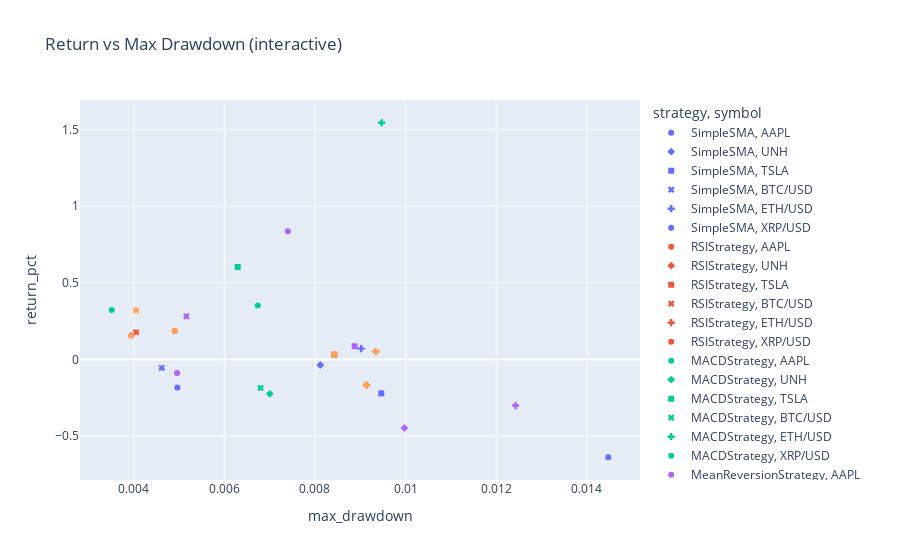

The cell this chart's notebook holds for it:
### Code cell
fig = px.scatter(
    df,
    x="max_drawdown",
    y="return_pct",
    color="strategy",
    symbol="symbol",
    hover_data=["total_trades", "win_rate"],
    title="Return vs Max Drawdown (interactive)"
)
fig.show()

### Figure 1 — Plotly figure (JSON) as saved in the notebook; plotly's stock layout.template omitted (floating-point values rounded to 4 significant figures)
{"data": [{"customdata": [[8.0, 0.375]], "hovertemplate": "strategy=SimpleSMA<br>symbol=AAPL<br>max_drawdown=%{x}<br>return_pct=%{y}<br>total_trades=%{customdata[0]}<br>win_rate=%{customdata[1]}<extra></extra>", "legendgroup": "SimpleSMA, AAPL", "marker": {"color": "#636efa", "symbol": "circle"}, "mode": "markers", "name": "SimpleSMA, AAPL", "orientation": "v", "showlegend": true, "type": "scatter", "x": [0.004963], "xaxis": "x", "y": [-0.1829], "yaxis": "y"}, {"customdata": [[5.0, 0.4]], "hovertemplate": "strategy=SimpleSMA<br>symbol=UNH<br>max_drawdown=%{x}<br>return_pct=%{y}<br>total_trades=%{customdata[0]}<br>win_rate=%{customdata[1]}<extra></extra>", "legendgroup": "SimpleSMA, UNH", "marker": {"color": "#636efa", "symbol": "diamond"}, "mode": "markers", "name": "SimpleSMA, UNH", "orientation": "v", "showlegend": true, "type": "scatter", "x": [0.008118], "xaxis": "x", "y": [-0.03574], "yaxis": "y"}, {"customdata": [[7.0, 0.2857]], "hovertemplate": "strategy=SimpleSMA<br>symbol=TSLA<br>max_drawdown=%{x}<br>return_pct=%{y}<br>total_trades=%{customdata[0]}<br>win_rate=%{customdata[1]}<extra></extra>", "legendgroup": "SimpleSMA, TSLA", "marker": {"color": "#636efa", "symbol": "square"}, "mode": "markers", "name": "SimpleSMA, TSLA", "orientation": "v", "showlegend": true, "type": "scatter", "x": [0.009464], "xaxis": "x", "y": [-0.2203], "yaxis": "y"}, {"customdata": [[11.0, 0.1818]], "hovertemplate": "strategy=SimpleSMA<br>symbol=BTC/USD<br>max_drawdown=%{x}<br>return_pct=%{y}<br>total_trades=%{customdata[0]}<br>win_rate=%{customdata[1]}<extra></extra>", "legendgroup": "SimpleSMA, BTC/USD", "marker": {"color": "#636efa", "symbol": "x"}, "mode": "markers", "name": "SimpleSMA, BTC/USD", "orientation": "v", "showlegend": true, "type": "scatter", "x": [0.004618], "xaxis": "x", "y": [-0.05411], "yaxis": "y"}, {"customdata": [[11.0, 0.2727]], "hovertemplate": "strategy=SimpleSMA<br>symbol=ETH/USD<br>max_drawdown=%{x}<br>return_pct=%{y}<br>total_trades=%{customdata[0]}<br>win_rate=%{customdata[1]}<extra></extra>", "legendgroup": "SimpleSMA, ETH/USD", "marker": {"color": "#636efa", "symbol": "cross"}, "mode": "markers", "name": "SimpleSMA, ETH/USD", "orientation": "v", "showlegend": true, "type": "scatter", "x": [0.00902], "xaxis": "x", "y": [0.07086], "yaxis": "y"}, {"customdata": [[12.0, 0.25]], "hovertemplate": "strategy=SimpleSMA<br>symbol=XRP/USD<br>max_drawdown=%{x}<br>return_pct=%{y}<br>total_trades=%{customdata[0]}<br>win_rate=%{customdata[1]}<extra></extra>", "legendgroup": "SimpleSMA, XRP/USD", "marker": {"color": "#636efa", "symbol": "circle"}, "mode": "markers", "name": "SimpleSMA, XRP/USD", "orientation": "v", "showlegend": true, "type": "scatter", "x": [0.01447], "xaxis": "x", "y": [-0.6368], "yaxis": "y"}, {"customdata": [[1.0, 1.0]], "hovertemplate": "strategy=RSIStrategy<br>symbol=AAPL<br>max_drawdown=%{x}<br>return_pct=%{y}<br>total_trades=%{customdata[0]}<br>win_rate=%{customdata[1]}<extra></extra>", "legendgroup": "RSIStrategy, AAPL", "marker": {"color": "#EF553B", "symbol": "circle"}, "mode": "markers", "name": "RSIStrategy, AAPL", "orientation": "v", "showlegend": true, "type": "scatter", "x": [0.004903], "xaxis": "x", "y": [0.1855], "yaxis": "y"}, {"customdata": [[3.0, 0.6667]], "hovertemplate": "strategy=RSIStrategy<br>symbol=UNH<br>max_drawdown=%{x}<br>return_pct=%{y}<br>total_trades=%{customdata[0]}<br>win_rate=%{customdata[1]}<extra></extra>", "legendgroup": "RSIStrategy, UNH", "marker": {"color": "#EF553B", "symbol": "diamond"}, "mode": "markers", "name": "RSIStrategy, UNH", "orientation": "v", "showlegend": true, "type": "scatter", "x": [0.009137], "xaxis": "x", "y": [-0.166], "yaxis": "y"}, {"customdata": [[1.0, 1.0]], "hovertemplate": "strategy=RSIStrategy<br>symbol=TSLA<br>max_drawdown=%{x}<br>return_pct=%{y}<br>total_trades=%{customdata[0]}<br>win_rate=%{customdata[1]}<extra></extra>", "legendgroup": "RSIStrategy, TSLA", "marker": {"color": "#EF553B", "symbol": "square"}, "mode": "markers", "name": "RSIStrategy, TSLA", "orientation": "v", "showlegend": true, "type": "scatter", "x": [0.008428], "xaxis": "x", "y": [0.03189], "yaxis": "y"}, {"customdata": [[1.0, 1.0]], "hovertemplate": "strategy=RSIStrategy<br>symbol=BTC/USD<br>max_drawdown=%{x}<br>return_pct=%{y}<br>total_trades=%{customdata[0]}<br>win_rate=%{customdata[1]}<extra></extra>", "legendgroup": "RSIStrategy, BTC/USD", "marker": {"color": "#EF553B", "symbol": "x"}, "mode": "markers", "name": "RSIStrategy, BTC/USD", "orientation": "v", "showlegend": true, "type": "scatter", "x": [0.004053], "xaxis": "x", "y": [0.1775], "yaxis": "y"}, {"customdata": [[2.0, 0.5]], "hovertemplate": "strategy=RSIStrategy<br>symbol=ETH/USD<br>max_drawdown=%{x}<br>return_pct=%{y}<br>total_trades=%{customdata[0]}<br>win_rate=%{customdata[1]}<extra></extra>", "legendgroup": "RSIStrategy, ETH/USD", "marker": {"color": "#EF553B", "symbol": "cross"}, "mode": "markers", "name": "RSIStrategy, ETH/USD", "orientation": "v", "showlegend": true, "type": "scatter", "x": [0.009343], "xaxis": "x", "y": [0.05095], "yaxis": "y"}, {"customdata": [[1.0, 1.0]], "hovertemplate": "strategy=RSIStrategy<br>symbol=XRP/USD<br>max_drawdown=%{x}<br>return_pct=%{y}<br>total_trades=%{customdata[0]}<br>win_rate=%{customdata[1]}<extra></extra>", "legendgroup": "RSIStrategy, XRP/USD", "marker": {"color": "#EF553B", "symbol": "circle"}, "mode": "markers", "name": "RSIStrategy, XRP/USD", "orientation": "v", "showlegend": true, "type": "scatter", "x": [0.003948], "xaxis": "x", "y": [0.156], "yaxis": "y"}, {"customdata": [[2.0, 0.5]], "hovertemplate": "strategy=MACDStrategy<br>symbol=AAPL<br>max_drawdown=%{x}<br>return_pct=%{y}<br>total_trades=%{customdata[0]}<br>win_rate=%{customdata[1]}<extra></extra>", "legendgroup": "MACDStrategy, AAPL", "marker": {"color": "#00cc96", "symbol": "circle"}, "mode": "markers", "name": "MACDStrategy, AAPL", "orientation": "v", "showlegend": true, "type": "scatter", "x": [0.003515], "xaxis": "x", "y": [0.323], "yaxis": "y"}, {"customdata": [[2.0, 0.5]], "hovertemplate": "strategy=MACDStrategy<br>symbol=UNH<br>max_drawdown=%{x}<br>return_pct=%{y}<br>total_trades=%{customdata[0]}<br>win_rate=%{customdata[1]}<extra></extra>", "legendgroup": "MACDStrategy, UNH", "marker": {"color": "#00cc96", "symbol": "diamond"}, "mode": "markers", "name": "MACDStrategy, UNH", "orientation": "v", "showlegend": true, "type": "scatter", "x": [0.007004], "xaxis": "x", "y": [-0.2237], "yaxis": "y"}, {"customdata": [[3.0, 0.6667]], "hovertemplate": "strategy=MACDStrategy<br>symbol=TSLA<br>max_drawdown=%{x}<br>return_pct=%{y}<br>total_trades=%{customdata[0]}<br>win_rate=%{customdata[1]}<extra></extra>", "legendgroup": "MACDStrategy, TSLA", "marker": {"color": "#00cc96", "symbol": "square"}, "mode": "markers", "name": "MACDStrategy, TSLA", "orientation": "v", "showlegend": true, "type": "scatter", "x": [0.006296], "xaxis": "x", "y": [0.603], "yaxis": "y"}, {"customdata": [[4.0, 0.25]], "hovertemplate": "strategy=MACDStrategy<br>symbol=BTC/USD<br>max_drawdown=%{x}<br>return_pct=%{y}<br>total_trades=%{customdata[0]}<br>win_rate=%{customdata[1]}<extra></extra>", "legendgroup": "MACDStrategy, BTC/USD", "marker": {"color": "#00cc96", "symbol": "x"}, "mode": "markers", "name": "MACDStrategy, BTC/USD", "orientation": "v", "showlegend": true, "type": "scatter", "x": [0.0068], "xaxis": "x", "y": [-0.1845], "yaxis": "y"}, {"customdata": [[3.0, 0.6667]], "hovertemplate": "strategy=MACDStrategy<br>symbol=ETH/USD<br>max_drawdown=%{x}<br>return_pct=%{y}<br>total_trades=%{customdata[0]}<br>win_rate=%{customdata[1]}<extra></extra>", "legendgroup": "MACDStrategy, ETH/USD", "marker": {"color": "#00cc96", "symbol": "cross"}, "mode": "markers", "name": "MACDStrategy, ETH/USD", "orientation": "v", "showlegend": true, "type": "scatter", "x": [0.009472], "xaxis": "x", "y": [1.543], "yaxis": "y"}, {"customdata": [[3.0, 0.3333]], "hovertemplate": "strategy=MACDStrategy<br>symbol=XRP/USD<br>max_drawdown=%{x}<br>return_pct=%{y}<br>total_trades=%{customdata[0]}<br>win_rate=%{customdata[1]}<extra></extra>", "legendgroup": "MACDStrategy, XRP/USD", "marker": {"color": "#00cc96", "symbol": "circle"}, "mode": "markers", "name": "MACDStrategy, XRP/USD", "orientation": "v", "showlegend": true, "type": "scatter", "x": [0.006737], "xaxis": "x", "y": [0.3525], "yaxis": "y"}, {"customdata": [[3.0, 0.3333]], "hovertemplate": "strategy=MeanReversionStrategy<br>symbol=AAPL<br>max_drawdown=%{x}<br>return_pct=%{y}<br>total_trades=%{customdata[0]}<br>win_rate=%{customdata[1]}<extra></extra>", "legendgroup": "MeanReversionStrategy, AAPL", "marker": {"color": "#ab63fa", "symbol": "circle"}, "mode": "markers", "name": "MeanReversionStrategy, AAPL", "orientation": "v", "showlegend": true, "type": "scatter", "x": [0.004957], "xaxis": "x", "y": [-0.08789], "yaxis": "y"}, {"customdata": [[5.0, 0.6]], "hovertemplate": "strategy=MeanReversionStrategy<br>symbol=UNH<br>max_drawdown=%{x}<br>return_pct=%{y}<br>total_trades=%{customdata[0]}<br>win_rate=%{customdata[1]}<extra></extra>", "legendgroup": "MeanReversionStrategy, UNH", "marker": {"color": "#ab63fa", "symbol": "diamond"}, "mode": "markers", "name": "MeanReversionStrategy, UNH", "orientation": "v", "showlegend": true, "type": "scatter", "x": [0.009972], "xaxis": "x", "y": [-0.4459], "yaxis": "y"}, {"customdata": [[3.0, 0.6667]], "hovertemplate": "strategy=MeanReversionStrategy<br>symbol=TSLA<br>max_drawdown=%{x}<br>return_pct=%{y}<br>total_trades=%{customdata[0]}<br>win_rate=%{customdata[1]}<extra></extra>", "legendgroup": "MeanReversionStrategy, TSLA", "marker": {"color": "#ab63fa", "symbol": "square"}, "mode": "markers", "name": "MeanReversionStrategy, TSLA", "orientation": "v", "showlegend": true, "type": "scatter", "x": [0.008876], "xaxis": "x", "y": [0.08632], "yaxis": "y"}, {"customdata": [[7.0, 0.7143]], "hovertemplate": "strategy=MeanReversionStrategy<br>symbol=BTC/USD<br>max_drawdown=%{x}<br>return_pct=%{y}<br>total_trades=%{customdata[0]}<br>win_rate=%{customdata[1]}<extra></extra>", "legendgroup": "MeanReversionStrategy, BTC/USD", "marker": {"color": "#ab63fa", "symbol": "x"}, "mode": "markers", "name": "MeanReversionStrategy, BTC/USD", "orientation": "v", "showlegend": true, "type": "scatter", "x": [0.005163], "xaxis": "x", "y": [0.2818], "yaxis": "y"}, {"customdata": [[7.0, 0.5714]], "hovertemplate": "strategy=MeanReversionStrategy<br>symbol=ETH/USD<br>max_drawdown=%{x}<br>return_pct=%{y}<br>total_trades=%{customdata[0]}<br>win_rate=%{customdata[1]}<extra></extra>", "legendgroup": "MeanReversionStrategy, ETH/USD", "marker": {"color": "#ab63fa", "symbol": "cross"}, "mode": "markers", "name": "MeanReversionStrategy, ETH/USD", "orientation": "v", "showlegend": true, "type": "scatter", "x": [0.01243], "xaxis": "x", "y": [-0.2999], "yaxis": "y"}, {"customdata": [[6.0, 0.8333]], "hovertemplate": "strategy=MeanReversionStrategy<br>symbol=XRP/USD<br>max_drawdown=%{x}<br>return_pct=%{y}<br>total_trades=%{customdata[0]}<br>win_rate=%{customdata[1]}<extra></extra>", "legendgroup": "MeanReversionStrategy, XRP/USD", "marker": {"color": "#ab63fa", "symbol": "circle"}, "mode": "markers", "name": "MeanReversionStrategy, XRP/USD", "orientation": "v", "showlegend": true, "type": "scatter", "x": [0.007401], "xaxis": "x", "y": [0.8352], "yaxis": "y"}, {"customdata": [[1.0, 1.0]], "hovertemplate": "strategy=Ensemble<br>symbol=AAPL<br>max_drawdown=%{x}<br>return_pct=%{y}<br>total_trades=%{customdata[0]}<br>win_rate=%{customdata[1]}<extra></extra>", "legendgroup": "Ensemble, AAPL", "marker": {"color": "#FFA15A", "symbol": "circle"}, "mode": "markers", "name": "Ensemble, AAPL", "orientation": "v", "showlegend": true, "type": "scatter", "x": [0.004903], "xaxis": "x", "y": [0.1855], "yaxis": "y"}, {"customdata": [[3.0, 0.6667]], "hovertemplate": "strategy=Ensemble<br>symbol=UNH<br>max_drawdown=%{x}<br>return_pct=%{y}<br>total_trades=%{customdata[0]}<br>win_rate=%{customdata[1]}<extra></extra>", "legendgroup": "Ensemble, UNH", "marker": {"color": "#FFA15A", "symbol": "diamond"}, "mode": "markers", "name": "Ensemble, UNH", "orientation": "v", "showlegend": true, "type": "scatter", "x": [0.009137], "xaxis": "x", "y": [-0.166], "yaxis": "y"}, {"customdata": [[1.0, 1.0]], "hovertemplate": "strategy=Ensemble<br>symbol=TSLA<br>max_drawdown=%{x}<br>return_pct=%{y}<br>total_trades=%{customdata[0]}<br>win_rate=%{customdata[1]}<extra></extra>", "legendgroup": "Ensemble, TSLA", "marker": {"color": "#FFA15A", "symbol": "square"}, "mode": "markers", "name": "Ensemble, TSLA", "orientation": "v", "showlegend": true, "type": "scatter", "x": [0.008428], "xaxis": "x", "y": [0.03189], "yaxis": "y"}, {"customdata": [[1.0, 1.0]], "hovertemplate": "strategy=Ensemble<br>symbol=BTC/USD<br>max_drawdown=%{x}<br>return_pct=%{y}<br>total_trades=%{customdata[0]}<br>win_rate=%{customdata[1]}<extra></extra>", "legendgroup": "Ensemble, BTC/USD", "marker": {"color": "#FFA15A", "symbol": "x"}, "mode": "markers", "name": "Ensemble, BTC/USD", "orientation": "v", "showlegend": true, "type": "scatter", "x": [0.004053], "xaxis": "x", "y": [0.3203], "yaxis": "y"}, {"customdata": [[2.0, 0.5]], "hovertemplate": "strategy=Ensemble<br>symbol=ETH/USD<br>max_drawdown=%{x}<br>return_pct=%{y}<br>total_trades=%{customdata[0]}<br>win_rate=%{customdata[1]}<extra></extra>", "legendgroup": "Ensemble, ETH/USD", "marker": {"color": "#FFA15A", "symbol": "cross"}, "mode": "markers", "name": "Ensemble, ETH/USD", "orientation": "v", "showlegend": true, "type": "scatter", "x": [0.009343], "xaxis": "x", "y": [0.05095], "yaxis": "y"}, {"customdata": [[1.0, 1.0]], "hovertemplate": "strategy=Ensemble<br>symbol=XRP/USD<br>max_drawdown=%{x}<br>return_pct=%{y}<br>total_trades=%{customdata[0]}<br>win_rate=%{customdata[1]}<extra></extra>", "legendgroup": "Ensemble, XRP/USD", "marker": {"color": "#FFA15A", "symbol": "circle"}, "mode": "markers", "name": "Ensemble, XRP/USD", "orientation": "v", "showlegend": true, "type": "scatter", "x": [0.003948], "xaxis": "x", "y": [0.156], "yaxis": "y"}], "layout": {"legend": {"title": {"text": "strategy, symbol"}, "tracegroupgap": 0}, "title": {"text": "Return vs Max Drawdown (interactive)"}, "xaxis": {"anchor": "y", "domain": [0, 1], "title": {"text": "max_drawdown"}}, "yaxis": {"anchor": "x", "domain": [0, 1], "title": {"text": "return_pct"}}}}
